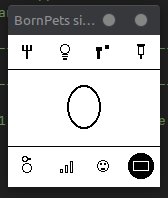
#> input picture assets/simulator.png, 168 x 198 px
$ python -i bornpets_art_check.py   (imports and definitions only)
#> lines starting #> are read from the running program, lines starting #| are printed output that depends on the picture
#!/usr/bin/env python3
"""BornPets v3 art checker: export diff, FAT12 space budget, drift metrics, review files.

Subcommands:
  diff OLD NEW             list changed / removed / added PCX of the six art pets;
                           exit 1 on any changed or removed file, a protected file that
                           changed or vanished, or an added file that is not one of the
                           72 shipped new-state names.
  budget EXPORT            FAT12 cost (2 KiB clusters) of the 72 new PCX; exit 1
                           unless it fits volume_limit() (or a file is missing).
  fit-notes EXPORT [--owner-notes F] -o OUT
                           write {frame id: note} for the frames over 2048 B, for
                           bornpets_ai_frames.py state --note-file.
  inventory                word x pet table of the art each status word / action shows;
                           writes target/v3art/inventory.json (Task M1).
  review EXPORT --round N  write the owner-gallery files under target/v3art/review
                           and print the manifest path.

This module is the shared home of STATES / ART_PETS / FRAME / decode_pcx / edge_runs
and the floor names. bornpets_ai_frames.py and bornpets_litter.py import from here;
it never imports either of them (no cycle). The litter generator writes its working
files under LITTER_DIR and write_review only reads them.

Floor input contract (the one shape A2b must write under LITTER_DIR):
  items/<item>.png    1x RGBA, the item at its slot size, for each of FLOOR_ITEMS
  plan7/<item>.png    1x RGBA, plan 7's old bitmap (optional; the gallery omits "idle" without it)
  strip.png           1x RGBA, 152 x 10 (optional; the gallery omits "sheet" and scene.png without it)
  metrics.json        {"<item>": {"slot": [x, y, w, h], "bytes": int, "flags": [str, ...],
                                  "metrics": {"outline": int, "coverage": int, "bottom": bool,
                                              "ink_pct": int, "red": int}}}
                      keys are exactly FLOOR_ITEMS names; any other top-level key (for example
                      an "items" wrapper) or any other per-item key is a ValueError.
Floor entries appear once any items/<item>.png exists. An item without its PNG, or without a
metrics.json entry, still gets an entry: "missing": true, or the flag "no_metrics".

Completeness: write_review never drops a frame silently. A missing export PCX or floor item
gets a manifest entry with "missing": true and the flag "missing"; budget.fits is false then.

Protected files (PROTECTED / is_protected): every Slug file below the new rows (02xxxx with
anim id < 0x29, except the retired 020000.PCX), hand-added rows 0x20-0x28 of prefixes 00, 01 and 02, and the menu icons
0406xx / 0407xx. diff_exports never reports them as changed, removed or added (they come back
under "protected"); a protected name in both dirs with different bytes, or in old but not in new,
is "protected_changed" and fails the CLI. budget reports the clusters they use under
"protected_clusters" so they still count as existing volume usage.
"""
from __future__ import annotations

import argparse
import json
import os
import shutil
import statistics
import sys
from pathlib import Path

sys.path.insert(0, os.path.dirname(os.path.abspath(__file__)))

from PIL import Image  # noqa: E402

from fix_badge_pcx import rle_decode_line  # noqa: E402

REPO = Path(__file__).resolve().parent.parent
TO_BADGE = REPO / "assets/to-badge"

STATES = ("tipsy", "wasted", "hung_over", "sore", "injured",
          "groggy", "stuffed", "thirsty", "wired", "throwing_up",
          "needs_rehab", "starving")   # STATES[i] has anim id 0x29 + i (needs_rehab 0x33, starving 0x34)
ART_PETS = {  # pet -> (prefix, json5, sheet, sequence prefix)
    "bartholomeus": ("00", "bornpets-bartholomeus.json5", "bornpets-sprites-bartholomeus.png", "bartho"),
    "cat":          ("01", "bornpets-sponsors-cat.json5", "bornpets-sprites-cat.png", "cat"),
    "slug":         ("02", "bornpets-sponsors-slug.json5", "bornpets-sprites-slug.png", "slug"),
    "panda":        ("05", "bornpets-sponsors-panda.json5", "bornpets-sprites-panda.png", "panda"),
    "badger":       ("06", "bornpets-sponsors-badger.json5", "bornpets-sprites-badger.png", "badger"),
    "seastar":      ("07", "bornpets-sponsors-seastar.json5", "bornpets-sprites-seastar.png", "seastar"),
}
FRAME = (152, 75)
CLUSTER_BYTES = 2048
# FAT12 volume: 502 usable 2 KiB clusters. The limit for the 72 new PCX is computed from the
# real tree by volume_limit(): 502, minus the 16-cluster guard, minus what the tree uses once
# the RETIRED files are gone, minus the growth of BPETS_V3.CFG and MANIFEST.TXT.
USABLE_CLUSTERS = 502
GUARD_CLUSTERS = 16
CFG_NAME = "BPETS_V3.CFG"
MANIFEST_NAME = "MANIFEST.TXT"
CFG_PROJECTED_BYTES = 13176 + 6 * 38   # plan 5's measured CFG plus the six THROWUP_* rows
REVIEW_DIR = REPO / "target/v3art/review"
LITTER_DIR = REPO / "target/v3art/litter"   # written by bornpets_litter.py (Task A2b)
FIRST_STATE_ANIM = 0x29
FLOOR_ITEMS = ("crumbs", "peel", "can", "sock", "pizza_box")   # plan 7 slot order
FLOOR_STRIP = (152, 10)
SCALE = 4
WHITE_RGB = (255, 255, 255)

# Files this tool must never flag: shipped Slug art, hand-added rows, menu icons.
PROTECTED = {
    "existing": (("02",), range(0x00, 0x29)),     # every Slug file below the new rows
    "hand_added": (("00", "01", "02"), range(0x20, 0x29)),   # prefix, anim id
    "icons": ("0406", "0407"),                    # name starts with
}

# Retired from assets/to-badge in A4b (owner decisions 1 and 2, amendment 1): the Drained
# art (anim rows 06 and 0A of 00, 01, 05, 06, 07), the third Relaxing frame of 05, 06, 07 and
# the unused Cat / Slug start screens 010000 / 020000 (000000.PCX stays, the firmware loads it).
RETIRED: tuple[str, ...] = tuple(sorted(
    [f"{pp}{aa}{f:02X}.PCX"
     for pp, aa, frames in (("00", "06", 1), ("00", "0A", 1), ("01", "06", 2), ("01", "0A", 2),
                            ("05", "06", 2), ("05", "0A", 2), ("06", "06", 2), ("06", "0A", 2),
                            ("07", "06", 2), ("07", "0A", 2))
     for f in range(frames)]
    + ["050E02.PCX", "060E02.PCX", "070E02.PCX"]
    # Cat and Slug start screens: the firmware loads only 000000.PCX, and every pet has
    # its own start screen now, so the unused START_SCREEN_F1 files go.
    + ["010000.PCX", "020000.PCX"]))


# [40 lines left out: functions is_protected, decode_pcx, not called in this run]


def clusters(nbytes: int) -> int:
    return -(-nbytes // CLUSTER_BYTES)


# [62 lines left out: functions new_files, manifest_lines, pcx_bytes, _rle_len, diff_exports, not called in this run]


def used_clusters(to_badge_dir=TO_BADGE) -> int:
    """Clusters the files of a to-badge tree occupy."""
    return sum(clusters(p.stat().st_size) for p in Path(to_badge_dir).iterdir() if p.is_file())


# [54 lines left out: functions volume_limit, budget, not called in this run]


FIT_NOTE = ("This frame's file is {bytes} bytes and must be at most 2048: fewer, larger flat areas of one "
            "colour, no dither, no texture, no hatching, no small specks, continuous outline.")


# [101 lines left out: functions frame_id, fit_notes, edge_runs, _pet_part, _borders, drift, not called in this run]


# ---------------------------------------------------------------- review files

_PCX_COLOURS = {0: (0, 0, 0), 1: (255, 0, 0), 2: (255, 255, 255), 3: (255, 255, 255)}


# [6 lines left out: function rows_to_image, not called in this run]


def rgba_on_white(path, scale: int = SCALE) -> Image.Image:
#> called with path = '../assets/simulator.png', scale = 4
    src = Image.open(path).convert("RGBA")
    bg = Image.new("RGBA", src.size, WHITE_RGB + (255,))
#> bg: PIL image 168x198 RGBA; every value is 255
    bg.alpha_composite(src)
    return bg.convert("RGB").resize((src.width * scale, src.height * scale), Image.NEAREST)
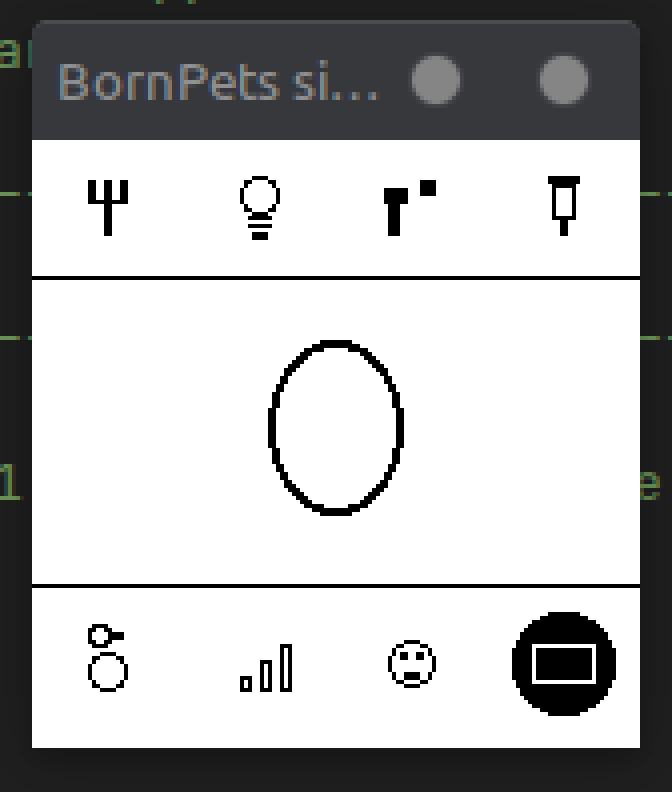
#> returned value: PIL image 672x792 RGB; mean R, G, B 179.9, 180.2, 180.6


_METRIC_KEYS = {"slot", "bytes", "flags", "metrics"}


# [110 lines left out: functions _load_floor_metrics, _floor_entries, write_review, not called in this run]


# ---------------------------------------------------------------- state inventory (Task M1)

INVENTORY_PETS = {pet: v[0] for pet, v in ART_PETS.items()}   # the same six pets
_O = "owner 2026-11-14: "


def _row(stand_in, art, decided=None):
    return {"stand_in": list(stand_in), "art": art, "decided": decided}


_IDLE, _TIRED, _HUNGRY, _SICK, _MISER = (0x01, 0x02), (0x08, 0x04), (0x09, 0x05), (0x07, 0x03), (0x0B,)
_NEW = {st: 0x29 + i for i, st in enumerate(STATES)}

# Status word or action -> what it shows today (src/game/engine/to_display.rs display_anim,
# groups 2 to 6, and status.rs graded / status_line) and the anim id of its own art.
# "stand_in" lists the ids the word can show today (warning, critical); "art" is the
# anim id of its own frame (real, or 0x29+ new) or None. Parched, sloppy and the like share
# the frame of the word they grade into.
SHOWN: dict[str, dict] = {
    # real art
    "content": _row(_IDLE, 0x01), "peckish": _row(_HUNGRY, 0x09), "hungry": _row(_HUNGRY, 0x09),
    "sleepy": _row(_TIRED, 0x08), "poorly": _row(_SICK, 0x07),
    "bored": _row(_MISER, 0x0B), "asleep": _row((0x10,), 0x10),
    "well_rested": _row(_IDLE, 0x01, "shows the normal idle or happy art"),
    # new: the 12 states (ids 0x29 + STATES index; needs_rehab 0x33, starving 0x34)
    "tipsy": _row(_IDLE, _NEW["tipsy"]), "sloppy": _row(_MISER, _NEW["wasted"], "shows the wasted frame"),
    "wasted": _row(_MISER, _NEW["wasted"]), "hung_over": _row(_TIRED, _NEW["hung_over"]),
    "sore": _row(_IDLE, _NEW["sore"]), "injured": _row(_SICK, _NEW["injured"]),
    "groggy": _row(_TIRED, _NEW["groggy"]), "stuffed": _row(_MISER, _NEW["stuffed"]),
    "thirsty": _row(_HUNGRY, _NEW["thirsty"]), "parched": _row(_HUNGRY, _NEW["thirsty"], "shows the thirsty frame"),
    "wired": _row(_MISER, _NEW["wired"]), "throwing_up": _row((0x23,), _NEW["throwing_up"]),
    "needs_rehab": _row(_IDLE, _NEW["needs_rehab"]), "starving": _row(_HUNGRY, _NEW["starving"]),
    # candidates: still on a stand-in
    "waterlogged": _row(_MISER, None, _O + "kept on miserable 0B"),
    "grubby": _row(_MISER, None, _O + "kept on miserable 0B"),
    "filthy": _row(_MISER, None, _O + "kept on miserable 0B"),
    "overweight": _row(_MISER, None, _O + "kept on miserable 0B"),
    "underweight": _row(_MISER, None, _O + "kept on miserable 0B"),
    "unfit": _row(_MISER, None, _O + "kept on miserable 0B"),
    "exhausted": _row(_TIRED, None, _O + "kept on the tired art"),
    "no_insulin": _row(_IDLE, None, "a prompt word under the normal art"),
    "wash": _row((0x0F,), None, "Wash shows Playing 0F (owner, design 1.2)"),
    # actions and life stages (real art)
    "feed": _row((0x0C,), 0x0C), "heal": _row((0x0D,), 0x0D), "play": _row((0x0F,), 0x0F),
    "relax": _row((0x0F,), 0x0E, "Relaxing 0E; today shows Playing, Part B maps it"),
    "sleep": _row((0x10,), 0x10), "exercise": _row((0x23,), 0x23), "medicate": _row((0x24,), 0x24),
    "drink": _row((0x25,), 0x25), "ozempic": _row((0x26,), 0x26), "rehab": _row((0x27,), 0x27),
    "only_pets": _row((0x28,), 0x28), "leaving": _row((0x11,), 0x11), "gone": _row((0x12,), 0x12),
    "hibernating": _row((0x13,), 0x13), "hatching": _row((0x14,), 0x14),
}
# Words still on a stand-in after the 12 states, for the owner to confirm at the gallery.
CANDIDATES: tuple[str, ...] = tuple(w for w, r in SHOWN.items() if r["art"] is None)


# [107 lines left out: functions inventory, _inventory_table, main, not called in this run]


# [2 lines not run here, left out]

>>> result = rgba_on_white('../assets/simulator.png')
